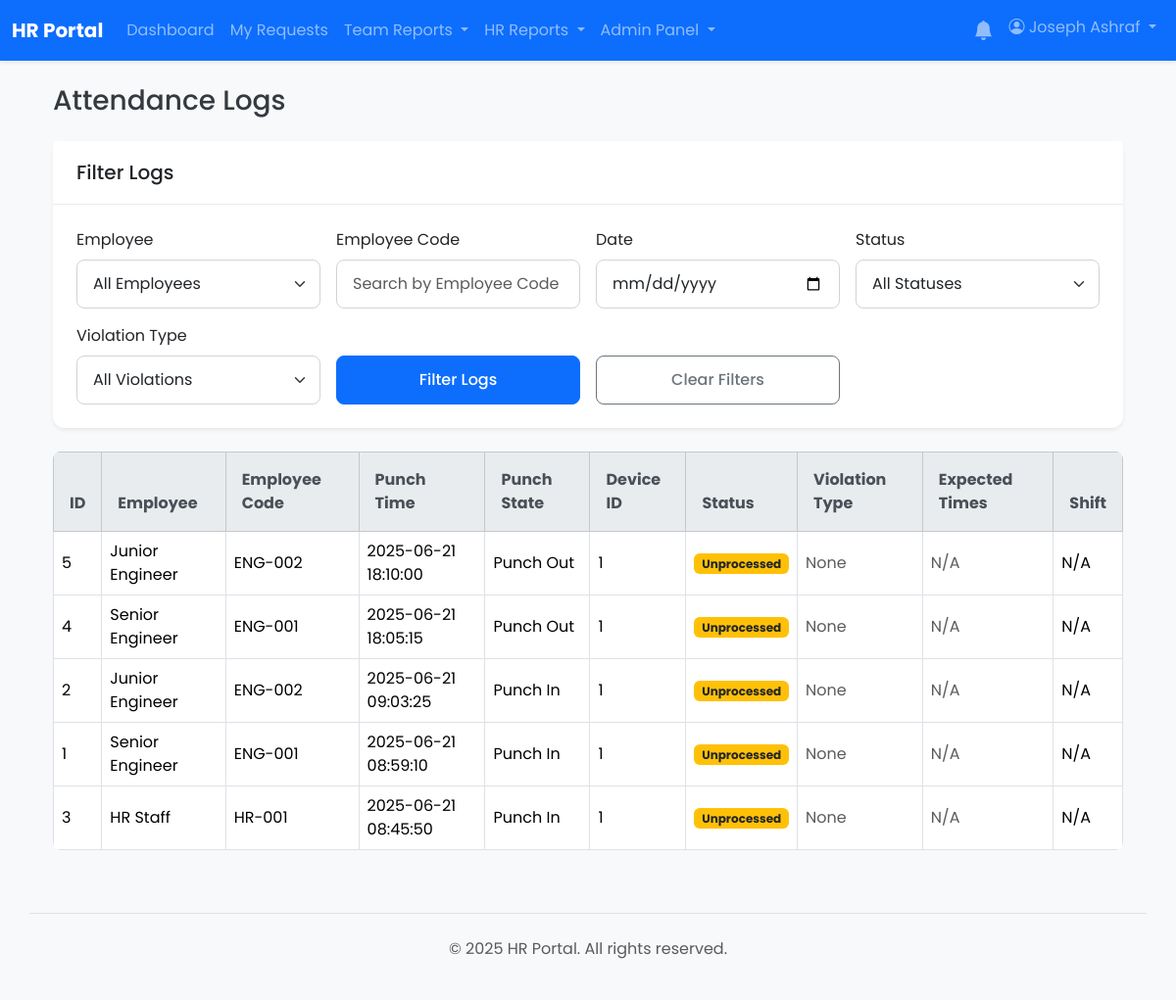
The page /admin/attendance_logs.php (signed in) on the database its author committed.
### tables this page shows
CREATE TABLE `attendance_logs` (
  `id` bigint(20) NOT NULL,
  `device_id` int(11) DEFAULT NULL COMMENT 'Foreign key to devices. NULL for manual entry.',
  `employee_code` varchar(50) NOT NULL COMMENT 'The User ID from the machine',
  `punch_time` datetime NOT NULL COMMENT 'The exact date and time of the punch',
  `expected_in` time DEFAULT NULL,
  `expected_out` time DEFAULT NULL,
  `punch_state` int(11) NOT NULL COMMENT 'Standardized code: 0=Check-In, 1=Check-Out',
  `status` enum('unprocessed','corrected','error') NOT NULL DEFAULT 'unprocessed' COMMENT 'Processing status of the log entry',
  `violation_type` varchar(50) DEFAULT NULL COMMENT 'Type of violation, e.g., double_punch',
  `notes` text DEFAULT NULL COMMENT 'Notes for manual corrections or actions',
  `created_at` timestamp NOT NULL DEFAULT current_timestamp()
);

CREATE TABLE `users` (
  `id` int(11) NOT NULL,
  `employee_code` varchar(50) DEFAULT NULL,
  `full_name` varchar(255) NOT NULL,
  `email` varchar(255) NOT NULL,
  `password` varchar(255) NOT NULL,
  `role` enum('user','manager','hr','hr_manager','admin') NOT NULL DEFAULT 'user',
  `shift_id` int(11) DEFAULT NULL,
  `department_id` int(11) DEFAULT NULL,
  `direct_manager_id` int(11) DEFAULT NULL,
  `is_active` tinyint(1) NOT NULL DEFAULT 1,
  `must_change_password` tinyint(1) NOT NULL DEFAULT 0,
  `created_at` timestamp NOT NULL DEFAULT current_timestamp(),
  `updated_at` timestamp NOT NULL DEFAULT current_timestamp() ON UPDATE current_timestamp()
);

### admin/attendance_logs.php (the view, shortened to what this page needs)
<?php
require_once __DIR__ . '/../app/bootstrap.php';
include __DIR__ . '/../app/templates/header.php';
$page = isset($_GET['page']) ? max(1, intval($_GET['page'])) : 1;
$page_size = 25;
$offset = ($page - 1) * $page_size;
$where_clauses = [];
$params = [];
$where_sql = $where_clauses ? 'WHERE ' . implode(' AND ', $where_clauses) : '';
$sql = "
    SELECT
        al.*,
        u.full_name AS user_full_name,
        s.shift_name,
        s.start_time AS shift_start_time,
        s.end_time AS shift_end_time
    FROM
        attendance_logs al
    LEFT JOIN
        users u ON al.employee_code = u.employee_code
    LEFT JOIN
        shifts s ON u.shift_id = s.id
    {$where_sql}
    ORDER BY
        al.punch_time DESC
    LIMIT {$page_size} OFFSET {$offset}
";
$stmt = $pdo->prepare($sql);
$stmt->execute($params);
$attendance_logs = $stmt->fetchAll(PDO::FETCH_ASSOC);
?>
<div class="container mt-4">
    <h1 class="h3 mb-4">Attendance Logs</h1>
    <div class="card shadow-sm mb-4">
        <div class="card-header"><h2 class="h5 mb-0">Filter Logs</h2></div>
        <div class="card-body">
            <form class="row g-3" method="get">
                <div class="col-md-3">
                    <label for="user_id" class="form-label">Employee</label>
                    <select class="form-select" id="user_id" name="user_id">
                        <option value="">All Employees</option>
                    </select>
                </div>
                <div class="col-md-3">
                    <label for="employee_code" class="form-label">Employee Code</label> <input type="text" class="form-control" id="employee_code" name="employee_code" value="<?= htmlspecialchars($_GET['employee_code'] ?? '') ?>" placeholder="Search by Employee Code">
                </div>
                <div class="col-md-3">
                    <label for="punch_date" class="form-label">Date</label>
                    <input type="date" class="form-control" id="punch_date" name="punch_date" value="<?= htmlspecialchars($_GET['punch_date'] ?? '') ?>">
                </div>
                <div class="col-md-3">
                    <label for="status" class="form-label">Status</label>
                    <select class="form-select" id="status" name="status">
                        <option value="">All Statuses</option>
                    </select>
                </div>
                <div class="col-md-3">
                    <label for="violation_type" class="form-label">Violation Type</label>
                    <select class="form-select" id="violation_type" name="violation_type">
                        <option value="">All Violations</option>
                    </select>
                </div>
                <div class="col-md-3 d-flex align-items-end">
                    <button type="submit" class="btn btn-primary w-100">Filter Logs</button>
                </div>
                <div class="col-md-3 d-flex align-items-end">
                    <a href="attendance_logs.php" class="btn btn-outline-secondary w-100">Clear Filters</a>
                </div>
            </form>
        </div>
    </div>
    <div class="table-responsive">
        <table class="table table-bordered table-hover align-middle">
            <thead class="table-light">
                <tr>
                    <th>ID</th>
                    <th>Employee</th> <th>Employee Code</th> <th>Punch Time</th>
                    <th>Punch State</th>
                    <th>Device ID</th>
                    <th>Status</th>
                    <th>Violation Type</th>
                    <th>Expected Times</th> <th>Shift</th> </tr>
            </thead>
            <tbody>
                <?php if (empty($attendance_logs)): ?>
                    <tr><td colspan="10" class="text-center text-muted">No attendance logs found.</td></tr>
                <?php else: ?>
                    <?php foreach ($attendance_logs as $log): ?>
                        <tr>
                            <td><?= htmlspecialchars($log['id']) ?></td>
                            <td><?= htmlspecialchars($log['user_full_name'] ?? 'N/A') ?></td> <td><?= htmlspecialchars($log['employee_code']) ?></td> <td><?= htmlspecialchars($log['punch_time']) ?></td>
                            <td><?= $log['punch_state'] == 0 ? 'Punch In' : 'Punch Out' ?></td>
                            <td><?= htmlspecialchars($log['device_id']) ?></td>
                            <td>
                                <span class="badge
                                    <?php
                                        if ($log['status'] === 'error') echo 'bg-danger';
                                        elseif ($log['status'] === 'processed') echo 'bg-success';
                                        else echo 'bg-warning text-dark';
                                    ?>
                                ">
                                    <?= htmlspecialchars(ucfirst($log['status'])) ?>
                                </span>
                            </td>
                            <td>
                                <?php if (!empty($log['violation_type'])): ?>
                                    <span class="badge
                                        <?php
                                            if ($log['violation_type'] === 'double_punch') echo 'bg-info text-dark';
                                            else echo 'bg-warning text-dark';
                                        ?>
                                    ">
                                        <?= htmlspecialchars(ucwords(str_replace('_', ' ', $log['violation_type']))) ?>
                                    </span>
                                <?php else: ?>
                                    <span class="text-muted">None</span>
                                <?php endif; ?>
                            </td>
                            <td> <?php if (!empty($log['expected_in']) || !empty($log['expected_out'])): ?>
                                    In: <?= htmlspecialchars($log['expected_in'] ? date('h:i A', strtotime($log['expected_in'])) : '--') ?><br>
                                    Out: <?= htmlspecialchars($log['expected_out'] ? date('h:i A', strtotime($log['expected_out'])) : '--') ?>
                                <?php else: ?>
                                    <span class="text-muted">N/A</span>
                                <?php endif; ?>
                            </td>
                            <td> <?= htmlspecialchars($log['shift_name'] ?? 'N/A') ?>
                            </td>
                        </tr>
                    <?php endforeach; ?>
                <?php endif; ?>
            </tbody>
        </table>
    </div>
</div>
<?php include __DIR__ . '/../app/templates/footer.php'; ?>

### app/templates/header.php (shortened to what this page needs)
<!DOCTYPE html>
<html lang="en">
<head>
    <link href="https://cdn.jsdelivr.net/npm/bootstrap@5.3.2/dist/css/bootstrap.min.css" rel="stylesheet">
    <link rel="stylesheet" href="/css/style.css">
    <link rel="stylesheet" href="/css/dashboard-improvements.css">
    <link rel="stylesheet" href="https://cdn.jsdelivr.net/npm/bootstrap-icons@1.11.3/font/bootstrap-icons.min.css">
</head>
<body class="bg-light" data-user-role="<?= htmlspecialchars($_SESSION['role'] ?? 'user') ?>">
<nav class="navbar navbar-expand-lg navbar-dark bg-primary shadow-sm">
    <div class="container-fluid">
        <a class="navbar-brand fw-bold" href="/"><?php echo htmlspecialchars(SITE_NAME); ?></a>
        <div class="collapse navbar-collapse" id="main-nav">
            <ul class="navbar-nav me-auto mb-2 mb-lg-0">
                <?php if (isset($_SESSION['user_id'])): ?>
                    <li class="nav-item"><a class="nav-link" href="/index.php">Dashboard</a></li>
                    <li class="nav-item"><a class="nav-link" href="/requests/index.php">My Requests</a></li>
                    <?php if (in_array($_SESSION['role'], ['manager', 'admin', 'hr_manager'])): ?>
                        <li class="nav-item dropdown">
                          <a class="nav-link dropdown-toggle" href="#" id="manager-reports-dropdown" role="button" data-bs-toggle="dropdown" aria-expanded="false">
                            Team Reports
                          </a>
                        </li>
                    <?php endif; ?>
                    <?php if (in_array($_SESSION['role'], ['hr', 'hr_manager', 'admin'])): ?>
                         <li class="nav-item dropdown">
                          <a class="nav-link dropdown-toggle" href="#" id="hr-reports-dropdown" role="button" data-bs-toggle="dropdown" aria-expanded="false">
                            HR Reports
                          </a>
                        </li>
                    <?php endif; ?>
                    <?php if (in_array($_SESSION['role'], ['hr_manager', 'admin'])): ?>
                        <li class="nav-item dropdown">
                            <a class="nav-link dropdown-toggle" href="#" id="admin-dropdown" role="button" data-bs-toggle="dropdown" aria-expanded="false">
                                Admin Panel
                            </a>
                        </li>
                    <?php endif; ?>
                <?php endif; ?>
            </ul>
            <ul class="navbar-nav ms-auto">
                <?php if (isset($_SESSION['user_id'])): ?>
                    <li class="nav-item dropdown">
                        <a class="nav-link" href="#" id="notification-bell" role="button" data-bs-toggle="dropdown" aria-expanded="false">
                            <i class="bi bi-bell-fill position-relative fs-5">
                            </i>
                        </a>
                    </li>
                    <li class="nav-item dropdown">
                        <a class="nav-link dropdown-toggle" href="#" role="button" data-bs-toggle="dropdown" aria-expanded="false">
                            <i class="bi bi-person-circle"></i> <?php echo htmlspecialchars($_SESSION['full_name']); ?>
                        </a>
                    </li>
                <?php else: ?>
                    <li class="nav-item"><a class="nav-link" href="/login.php">Login</a></li>
                <?php endif; ?>
            </ul>
        </div>
    </div>
</nav>
<main class="container mt-4">

### app/templates/footer.php (shortened to what this page needs)
</main>
<footer class="container mt-5 py-4 border-top">
    <div class="text-center text-muted">
        <p>&copy; <?php echo date('Y'); ?> <?php echo htmlspecialchars(SITE_NAME); ?>. All rights reserved.</p>
    </div>
</footer>
</body>
</html>

### css/style.css (style rules this page uses)
* { box-sizing: border-box; }
html, body { height: 100%; margin: 0; padding: 0; }
body { font-family: 'Poppins', sans-serif; background-color: #f0f2f5; color: #343a40; }
a { color: #007bff; text-decoration: none; transition: color 0.2s ease-in-out; }
.card { border: none; border-radius: 0.75rem; box-shadow: 0 4px 12px rgba(0, 0, 0, 0.08); }
.card-header { background-color: #ffffff; border-bottom: 1px solid rgba(0, 0, 0, 0.08); font-weight: 600; padding: 1.25rem 1.5rem; border-top-left-radius: 0.75rem; border-top-right-radius: 0.75rem; }
.card-body { padding: 1.5rem; }
.form-control, .form-select { border-radius: 0.5rem; border: 1px solid #ced4da; padding: 0.75rem 1rem; }
.btn { border-radius: 0.5rem; font-weight: 500; padding: 0.75rem 1.25rem; }
.table { border-radius: 0.5rem; overflow: hidden; }
.table thead th { background-color: #e9ecef; color: #495057; border-bottom: none; padding: 1rem; }
.mb-4 { margin-bottom: 1.5rem !important; }
.mt-4 { margin-top: 1.5rem !important; }
.py-4 { padding-top: 1.5rem !important; padding-bottom: 1.5rem !important; }

### rows shown on the page
attendance_logs: id "5", users.full_name "Junior Engineer", employee_code "ENG-002", punch_time "2025-06-21 18:10:00", punch_state "Punch Out", device "1", status "Unprocessed", shows "None", shows "N/A", shift_name "N/A"
attendance_logs: id "4", users.full_name "Senior Engineer", employee_code "ENG-001", punch_time "2025-06-21 18:05:15", punch_state "Punch Out", device "1", status "Unprocessed", shows "None", shows "N/A", shift_name "N/A"
attendance_logs: id "2", users.full_name "Junior Engineer", employee_code "ENG-002", punch_time "2025-06-21 09:03:25", punch_state "Punch In", device "1", status "Unprocessed", shows "None", shows "N/A", shift_name "N/A"
attendance_logs: id "1", users.full_name "Senior Engineer", employee_code "ENG-001", punch_time "2025-06-21 08:59:10", punch_state "Punch In", device "1", status "Unprocessed", shows "None", shows "N/A", shift_name "N/A"
attendance_logs: id "3", users.full_name "HR Staff", employee_code "HR-001", punch_time "2025-06-21 08:45:50", punch_state "Punch In", device "1", status "Unprocessed", shows "None", shows "N/A", shift_name "N/A"

### other values the page prints
SITE_NAME "HR Portal"
$_SESSION['full_name'] "Joseph Ashraf"
